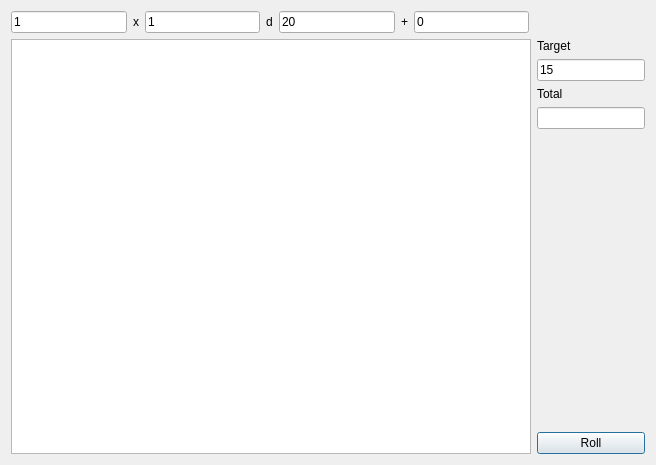
<?xml version="1.0" encoding="UTF-8"?>
<ui version="4.0">
 <class>DiceRollDialog</class>
 <widget class="QDialog" name="DiceRollDialog">
  <property name="geometry">
   <rect>
    <x>0</x>
    <y>0</y>
    <width>656</width>
    <height>465</height>
   </rect>
  </property>
  <property name="windowTitle">
   <string>Dice Rolling Dialog</string>
  </property>
  <property name="styleSheet">
   <string notr="true">background-image: url(:/img/data/parchment.jpg);</string>
  </property>
  <layout class="QGridLayout" name="gridLayout">
   <item row="0" column="0">
    <layout class="QHBoxLayout" name="horizontalLayout">
     <item>
      <widget class="QLineEdit" name="editRollCount">
       <property name="text">
        <string>1</string>
       </property>
      </widget>
     </item>
     <item>
      <widget class="QLabel" name="label">
       <property name="text">
        <string>x</string>
       </property>
      </widget>
     </item>
     <item>
      <widget class="QLineEdit" name="editDiceCount">
       <property name="text">
        <string>1</string>
       </property>
      </widget>
     </item>
     <item>
      <widget class="QLabel" name="label_3">
       <property name="text">
        <string>d</string>
       </property>
      </widget>
     </item>
     <item>
      <widget class="QLineEdit" name="editDiceType">
       <property name="text">
        <string>20</string>
       </property>
      </widget>
     </item>
     <item>
      <widget class="QLabel" name="label_2">
       <property name="text">
        <string>+</string>
       </property>
      </widget>
     </item>
     <item>
      <widget class="QLineEdit" name="editBonus">
       <property name="text">
        <string>0</string>
       </property>
      </widget>
     </item>
     <item>
      <spacer name="horizontalSpacer">
       <property name="orientation">
        <enum>Qt::Horizontal</enum>
       </property>
       <property name="sizeHint" stdset="0">
        <size>
         <width>40</width>
         <height>20</height>
        </size>
       </property>
      </spacer>
     </item>
    </layout>
   </item>
   <item row="1" column="0">
    <layout class="QHBoxLayout" name="horizontalLayout_2">
     <item>
      <widget class="QTextEdit" name="editResult">
       <property name="font">
        <font>
         <pointsize>12</pointsize>
        </font>
       </property>
      </widget>
     </item>
     <item>
      <layout class="QVBoxLayout" name="verticalLayout">
       <item>
        <widget class="QLabel" name="label_4">
         <property name="text">
          <string>Target</string>
         </property>
        </widget>
       </item>
       <item>
        <widget class="QLineEdit" name="editTarget">
         <property name="sizePolicy">
          <sizepolicy hsizetype="Preferred" vsizetype="Fixed">
           <horstretch>0</horstretch>
           <verstretch>0</verstretch>
          </sizepolicy>
         </property>
         <property name="text">
          <string>15</string>
         </property>
        </widget>
       </item>
       <item>
        <widget class="QLabel" name="label_5">
         <property name="text">
          <string>Total</string>
         </property>
        </widget>
       </item>
       <item>
        <widget class="QLineEdit" name="edtTotal">
         <property name="sizePolicy">
          <sizepolicy hsizetype="Preferred" vsizetype="Fixed">
           <horstretch>0</horstretch>
           <verstretch>0</verstretch>
          </sizepolicy>
         </property>
        </widget>
       </item>
       <item>
        <spacer name="verticalSpacer">
         <property name="orientation">
          <enum>Qt::Vertical</enum>
         </property>
         <property name="sizeHint" stdset="0">
          <size>
           <width>20</width>
           <height>40</height>
          </size>
         </property>
        </spacer>
       </item>
       <item>
        <widget class="QPushButton" name="btnRoll">
         <property name="text">
          <string>Roll</string>
         </property>
         <property name="default">
          <bool>true</bool>
         </property>
        </widget>
       </item>
      </layout>
     </item>
    </layout>
   </item>
  </layout>
 </widget>
 <resources/>
 <connections/>
</ui>
